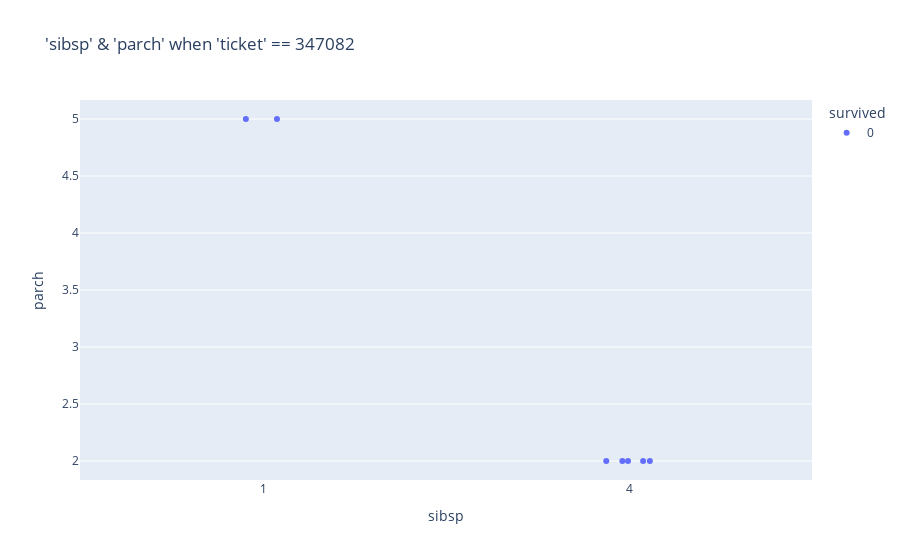

Source (notebook cell):
### Code cell
fig = px.strip(train[train['ticket'] == '347082'], x = 'sibsp', y = 'parch', color = 'survived',
               title = "'sibsp' & 'parch' when 'ticket' == 347082")
fig.show()

### Figure 1 — Plotly figure (JSON) as saved in the notebook; plotly's stock layout.template omitted (floating-point values rounded to 4 significant figures)
{"data": [{"alignmentgroup": "True", "boxpoints": "all", "fillcolor": "rgba(255,255,255,0)", "hoveron": "points", "hovertemplate": "survived=0<br>sibsp=%{x}<br>parch=%{y}<extra></extra>", "legendgroup": "0", "line": {"color": "rgba(255,255,255,0)"}, "marker": {"color": "#636efa"}, "name": "0", "offsetgroup": "0", "orientation": "v", "pointpos": 0, "showlegend": true, "type": "box", "x": [1, 4, 4, 4, 1, 4, 4], "x0": " ", "xaxis": "x", "y": [5, 2, 2, 2, 5, 2, 2], "y0": " ", "yaxis": "y"}], "layout": {"boxmode": "group", "legend": {"title": {"text": "survived"}, "tracegroupgap": 0}, "title": {"text": "'sibsp' & 'parch' when 'ticket' == 347082"}, "xaxis": {"anchor": "y", "domain": [0, 1], "title": {"text": "sibsp"}}, "yaxis": {"anchor": "x", "domain": [0, 1], "title": {"text": "parch"}}}}
